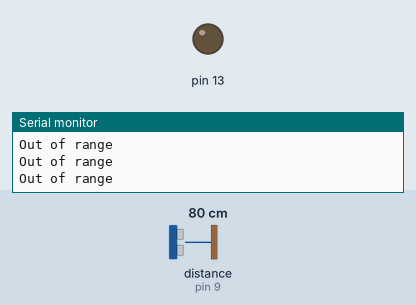
Recording of a sketch running on a simulated Arduino Uno, built with avr-gcc and run on an emulated ATmega328P. Parts: output pins drawn as LEDs (lit = HIGH), the last lines printed to the serial monitor. Wiring (inferred from the names in the program): ultrasonic range finder: trigger pin 8; echo pin 9. Dashed ring = blinking. The inputs (shaded band) are chosen by the test bench; at power-on: distance to the obstacle (sensor on pin 9) 80 cm. The echo pulse lasts 58.3 µs per cm; pins used as bus, display or sensor lines are not drawn.

Above: at 1.3 s.
1.4 s: distance to the obstacle (sensor on pin 9) set to 73 cm
At 4.3 s:
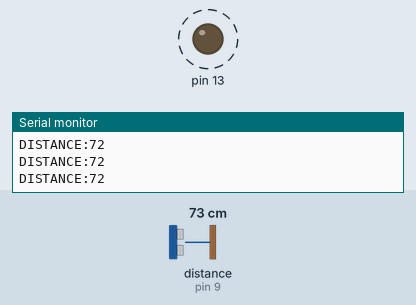
4.4 s: distance to the obstacle (sensor on pin 9) set to 120 cm
At 5.1 s:
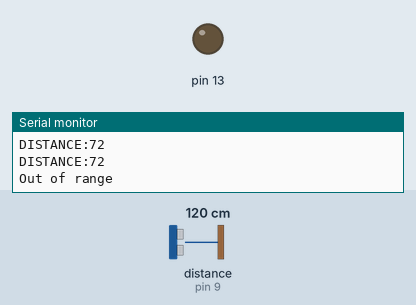
5.9 s: distance to the obstacle (sensor on pin 9) set to 2 cm
At 6.6 s:
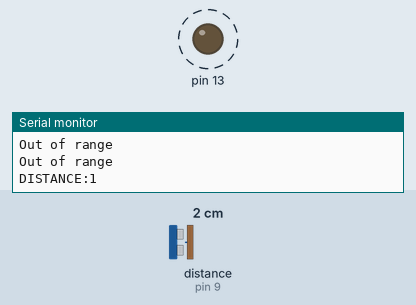
8.9 s: distance to the obstacle (sensor on pin 9) set to 250 cm
At 8.9 s:
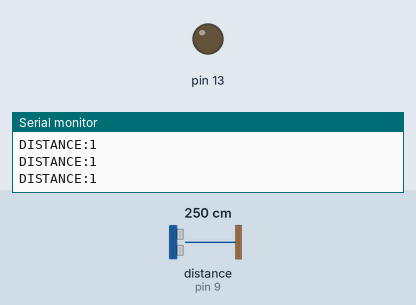
Timing chart, 0 to 11.4 s (numbered marks = the images above; inputs shaded):
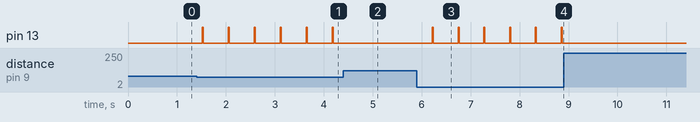

Measured:
- the behaviour switches between 76 and 75 cm on distance to the obstacle (sensor on pin 9) (found by bisection; images 0 and 1)
- after the input at 1.4 s, pin 13: alternates HIGH for 0.02 s and LOW for 0.51 s, starting after 0.12 s
- after the input at 4.4 s, pin 13: stops changing and stays LOW
- after the input at 5.9 s, pin 13: alternates HIGH for 0.02 s and LOW for 0.51 s, starting after 0.32 s
- after the input at 8.9 s, pin 13: stops changing and stays LOW

The sketch:

distance.ino
```cpp
#define trigpin 8
#define echopin 9
void setup() {
  // put your setup code here, to run once:
Serial.begin(9600);
pinMode(trigpin,OUTPUT);
pinMode(echopin,INPUT);
pinMode(13, OUTPUT);
}

void loop() {
  // put your main code here, to run repeatedly:
long distance,duration;
digitalWrite(trigpin,LOW);
delayMicroseconds(2);
digitalWrite(trigpin,HIGH);
delayMicroseconds(10);
digitalWrite(trigpin,LOW);
duration = pulseIn(echopin,HIGH);
distance = (duration/2) / 29.1;

if(distance>=75|| distance<=0)
{
  Serial.println("Out of range");
}
else
{
  Serial.print("DISTANCE:");
  Serial.println(distance);
  digitalWrite(13, HIGH);
  delay(20);
  digitalWrite(13, LOW);
  delay(5);
}
delay(500);
}
```
